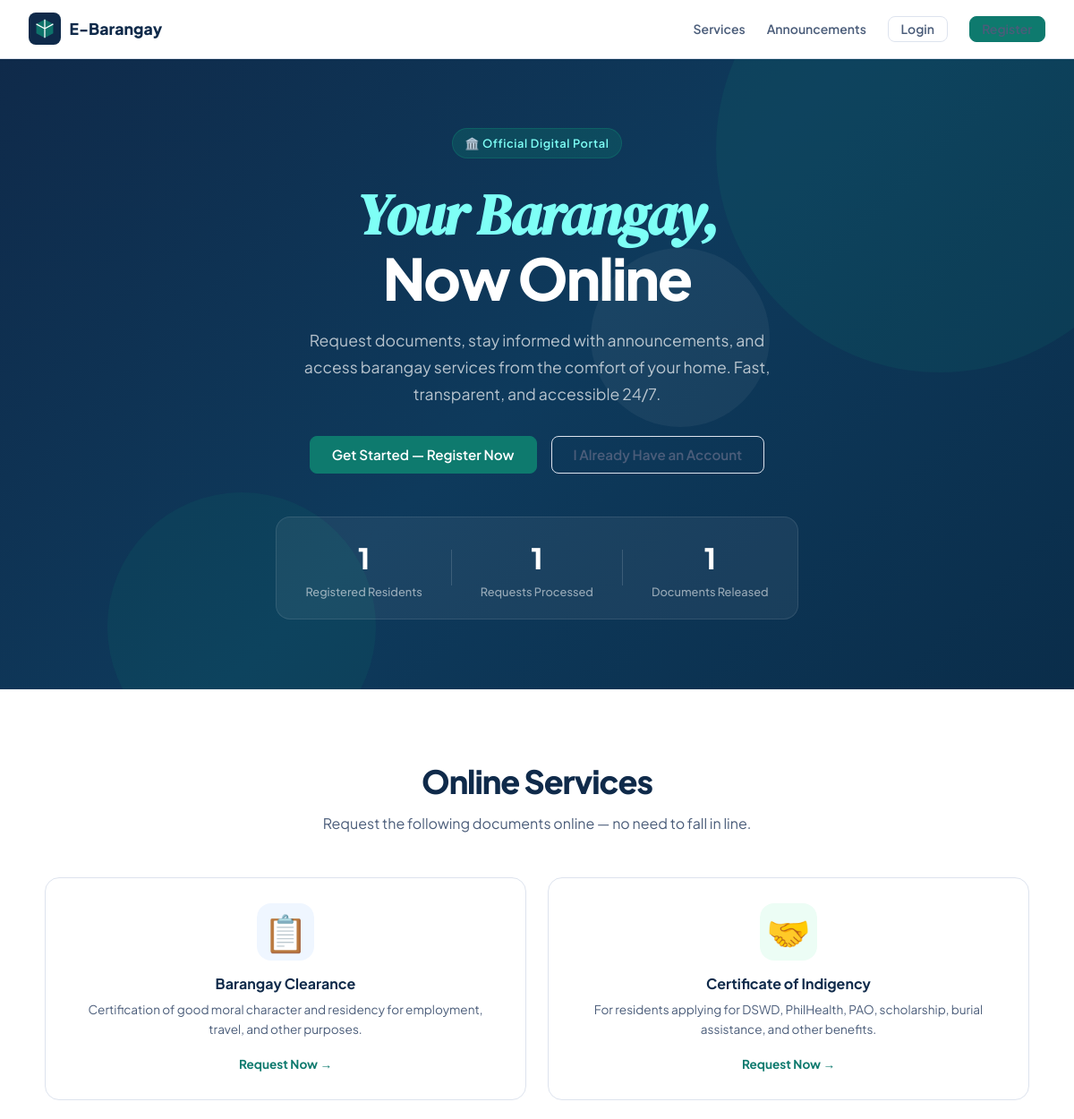
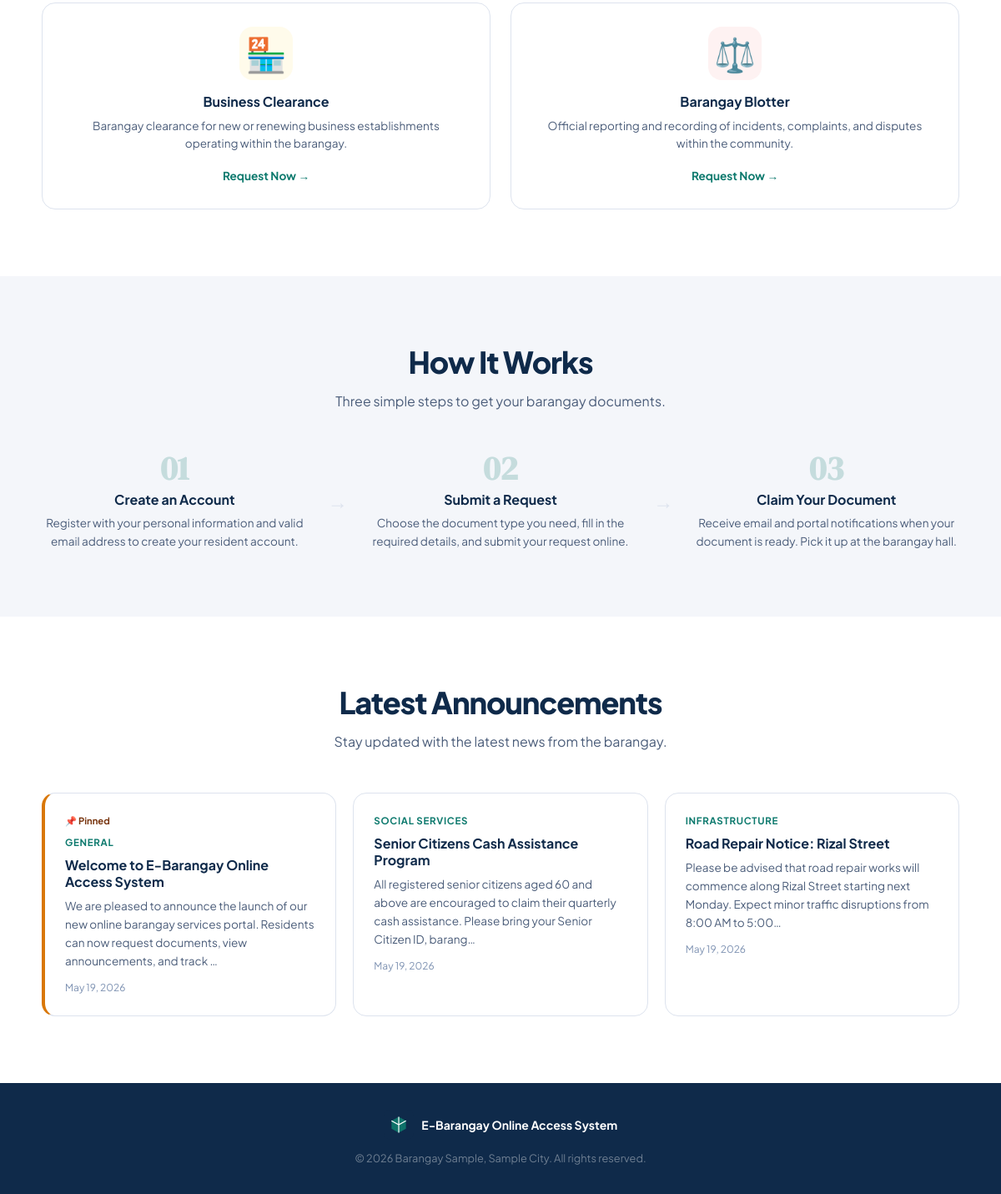
The page / on the database its author committed (2 pictures, top to bottom).
### tables this page shows
CREATE TABLE IF NOT EXISTS announcements (
    id INT AUTO_INCREMENT PRIMARY KEY,
    admin_id INT NOT NULL,
    title VARCHAR(255) NOT NULL,
    content LONGTEXT NOT NULL,
    category VARCHAR(100) DEFAULT 'General',
    is_pinned TINYINT(1) DEFAULT 0,
    created_at DATETIME DEFAULT CURRENT_TIMESTAMP,
    updated_at DATETIME DEFAULT CURRENT_TIMESTAMP ON UPDATE CURRENT_TIMESTAMP,
    FOREIGN KEY (admin_id) REFERENCES users(id) ON DELETE CASCADE
);

### config.php (called while the page is built, shortened)
<?php
function e(mixed $val): string {
    return htmlspecialchars((string)($val ?? ''), ENT_QUOTES, 'UTF-8');
}
function formatDate(?string $date, string $format = 'M d, Y'): string {
    return date($format, strtotime($date));
}

### index.php (the view, shortened to what this page needs)
<?php
require_once 'config.php';
$announcements = $conn->query("SELECT a.*, u.full_name FROM announcements a JOIN users u ON a.admin_id = u.id ORDER BY a.is_pinned DESC, a.created_at DESC LIMIT 3")->fetch_all(MYSQLI_ASSOC);
?>
<!DOCTYPE html>
<html lang="en">
<head>
    <link rel="stylesheet" href="css/style.css">
</head>
<body class="landing-body">
<nav class="landing-nav">
    <div class="landing-nav-inner">
        <div class="brand-logo">
            <div class="brand-icon-sm">
                <svg width="24" height="24" viewBox="0 0 28 28" fill="none">
                    <path d="M14 2L3 8v12l11 6 11-6V8L14 2z" fill="var(--accent)" opacity="0.9"/>
                    <path d="M14 2v24M3 8l11 6 11-6" stroke="white" stroke-width="1.5" stroke-linejoin="round"/>
                </svg>
            </div>
            <span class="brand-name-lg"><?= SITE_NAME ?></span>
        </div>
        <div class="landing-nav-links">
            <a href="#services">Services</a>
            <a href="#announcements">Announcements</a>
            <a href="login.php" class="btn btn-ghost btn-sm">Login</a>
            <a href="register.php" class="btn btn-primary btn-sm">Register</a>
        </div>
    </div>
</nav>
<section class="landing-hero">
    <div class="hero-bg-shapes">
        <div class="shape shape-1"></div>
        <div class="shape shape-2"></div>
        <div class="shape shape-3"></div>
    </div>
    <div class="hero-content">
        <div class="hero-badge">🏛️ Official Digital Portal</div>
        <h1 class="hero-title">
            <span class="serif-italic">Your Barangay,</span><br>
            Now Online
        </h1>
        <p class="hero-sub">Request documents, stay informed with announcements, and access barangay services from the comfort of your home. Fast, transparent, and accessible 24/7.</p>
        <div class="hero-actions">
            <a href="register.php" class="btn btn-primary btn-lg">Get Started — Register Now</a>
            <a href="login.php" class="btn btn-ghost btn-lg">I Already Have an Account</a>
        </div>
        <div class="hero-stats">
            <?php
            $totalResidents = $conn->query("SELECT COUNT(*) as c FROM users WHERE role='resident'")->fetch_assoc()['c'];
            $totalRequests  = $conn->query("SELECT COUNT(*) as c FROM document_requests")->fetch_assoc()['c'];
            $totalApproved  = $conn->query("SELECT COUNT(*) as c FROM document_requests WHERE status='Approved' OR status='Released'")->fetch_assoc()['c'];
            ?>
            <div class="hero-stat">
                <span class="stat-number"><?= number_format($totalResidents) ?></span>
                <span class="stat-label">Registered Residents</span>
            </div>
            <div class="hero-stat">
                <span class="stat-number"><?= number_format($totalRequests) ?></span>
                <span class="stat-label">Requests Processed</span>
            </div>
            <div class="hero-stat">
                <span class="stat-number"><?= number_format($totalApproved) ?></span>
                <span class="stat-label">Documents Released</span>
            </div>
        </div>
    </div>
</section>
<section class="landing-section" id="services">
    <div class="section-inner">
        <div class="section-header">
            <h2 class="section-title">Online Services</h2>
            <p class="section-sub">Request the following documents online — no need to fall in line.</p>
        </div>
        <div class="services-grid">
            <div class="service-card">
                <div class="service-icon sc-blue">📋</div>
                <h3>Barangay Clearance</h3>
                <p>Certification of good moral character and residency for employment, travel, and other purposes.</p>
                <a href="register.php" class="service-link">Request Now →</a>
            </div>
            <div class="service-card">
                <div class="service-icon sc-green">🤝</div>
                <h3>Certificate of Indigency</h3>
                <p>For residents applying for DSWD, PhilHealth, PAO, scholarship, burial assistance, and other benefits.</p>
                <a href="register.php" class="service-link">Request Now →</a>
            </div>
            <div class="service-card">
                <div class="service-icon sc-orange">🏪</div>
                <h3>Business Clearance</h3>
                <p>Barangay clearance for new or renewing business establishments operating within the barangay.</p>
                <a href="register.php" class="service-link">Request Now →</a>
            </div>
            <div class="service-card">
                <div class="service-icon sc-red">⚖️</div>
                <h3>Barangay Blotter</h3>
                <p>Official reporting and recording of incidents, complaints, and disputes within the community.</p>
                <a href="register.php" class="service-link">Request Now →</a>
            </div>
        </div>
    </div>
</section>
<section class="landing-section bg-tinted">
    <div class="section-inner">
        <div class="section-header">
            <h2 class="section-title">How It Works</h2>
            <p class="section-sub">Three simple steps to get your barangay documents.</p>
        </div>
        <div class="steps-row">
            <div class="step-item">
                <div class="step-number">01</div>
                <h3>Create an Account</h3>
                <p>Register with your personal information and valid email address to create your resident account.</p>
            </div>
            <div class="step-arrow">→</div>
            <div class="step-item">
                <div class="step-number">02</div>
                <h3>Submit a Request</h3>
                <p>Choose the document type you need, fill in the required details, and submit your request online.</p>
            </div>
            <div class="step-arrow">→</div>
            <div class="step-item">
                <div class="step-number">03</div>
                <h3>Claim Your Document</h3>
                <p>Receive email and portal notifications when your document is ready. Pick it up at the barangay hall.</p>
            </div>
        </div>
    </div>
</section>
<?php if (!empty($announcements)): ?>
<section class="landing-section" id="announcements">
    <div class="section-inner">
        <div class="section-header">
            <h2 class="section-title">Latest Announcements</h2>
            <p class="section-sub">Stay updated with the latest news from the barangay.</p>
        </div>
        <div class="announcements-grid">
            <?php foreach ($announcements as $ann): ?>
            <div class="announcement-card <?= $ann['is_pinned'] ? 'pinned' : '' ?>">
                <?php if ($ann['is_pinned']): ?>
                <div class="pin-badge">📌 Pinned</div>
                <?php endif; ?>
                <div class="ann-category"><?= e($ann['category']) ?></div>
                <h3><?= e($ann['title']) ?></h3>
                <p><?= e(mb_strimwidth($ann['content'], 0, 150, '…')) ?></p>
                <div class="ann-meta"><?= formatDate($ann['created_at'], 'F j, Y') ?></div>
            </div>
            <?php endforeach; ?>
        </div>
    </div>
</section>
<?php endif; ?>
<footer class="landing-footer">
    <div class="footer-inner">
        <div class="footer-brand">
            <div class="brand-icon-sm">
                <svg width="22" height="22" viewBox="0 0 28 28" fill="none">
                    <path d="M14 2L3 8v12l11 6 11-6V8L14 2z" fill="var(--accent)" opacity="0.9"/>
                    <path d="M14 2v24M3 8l11 6 11-6" stroke="white" stroke-width="1.5"/>
                </svg>
            </div>
            <span><?= SITE_FULL ?></span>
        </div>
        <p class="footer-copy">&copy; <?= date('Y') ?> <?= BARANGAY_NAME ?>, <?= BARANGAY_CITY ?>. All rights reserved.</p>
    </div>
</footer>
</body>
</html>

### rows shown on the page
announcements: is_pinned "📌 Pinned", category "GENERAL", title "Welcome to E-Barangay Online Access System", content "We are pleased to announce the launch of our new online barangay services portal. Residents can now request documents, view announcements, and track …", created_at "May 19, 2026"
announcements: category "SOCIAL SERVICES", title "Senior Citizens Cash Assistance Program", content "All registered senior citizens aged 60 and above are encouraged to claim their quarterly cash assistance. Please bring your Senior Citizen ID, barang…", created_at "May 19, 2026"
announcements: category "INFRASTRUCTURE", title "Road Repair Notice: Rizal Street", content "Please be advised that road repair works will commence along Rizal Street starting next Monday. Expect minor traffic disruptions from 8:00 AM to 5:00…", created_at "May 19, 2026"

### other values the page prints
SITE_NAME "E-Barangay"
$totalResidents "1"
$totalRequests "1"
$totalApproved "1"
SITE_FULL "E-Barangay Online Access System"
BARANGAY_NAME "Barangay Sample"
BARANGAY_CITY "Sample City"
